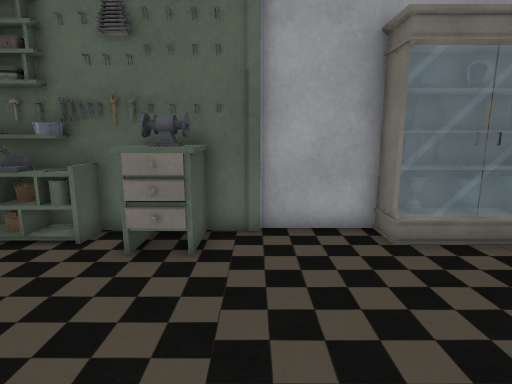
[1] (above)

19 first-person views from a walk through a Unity game level. The camera is 1.2 m above the floor, tilts 10° down and sees 80° across. The floor is counted in squares, 0.5 m on a side. Each view is taken from the middle of a square. On the plan, view 1 faces up. The plan holds only what a view shows up to about 19 squares ahead; the rest is blank. The place goes on beyond the plan. Some surface patterns are stand-ins.

[2]
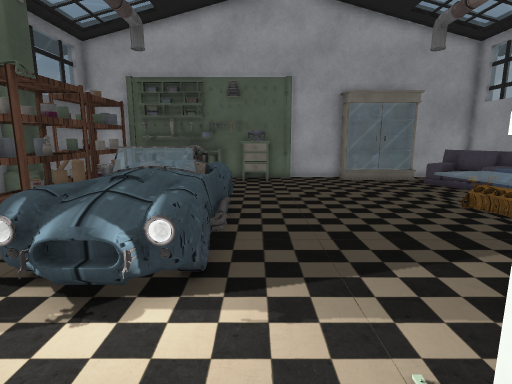

[3]
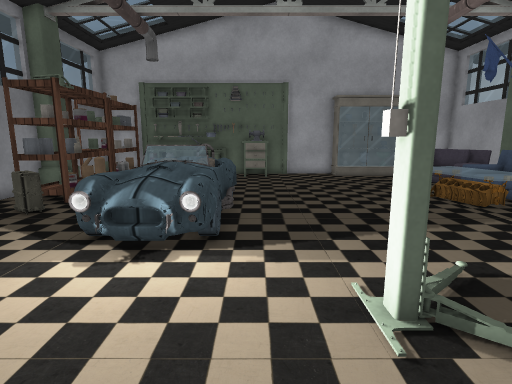

[4]
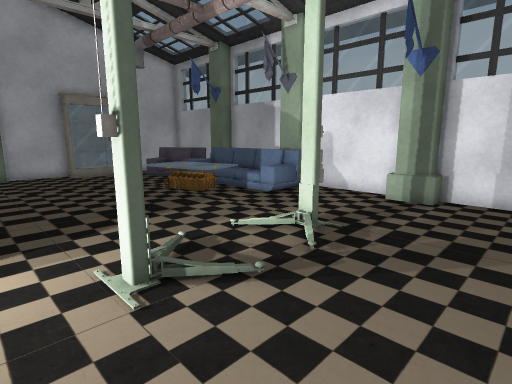

[5]
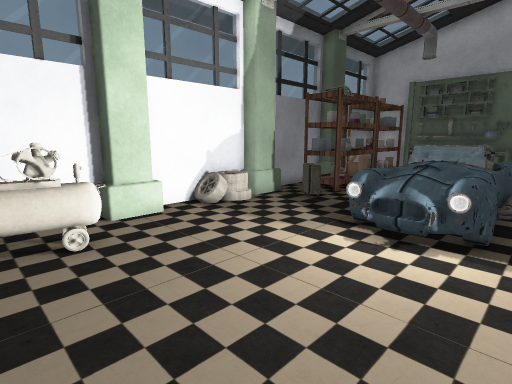

[6]
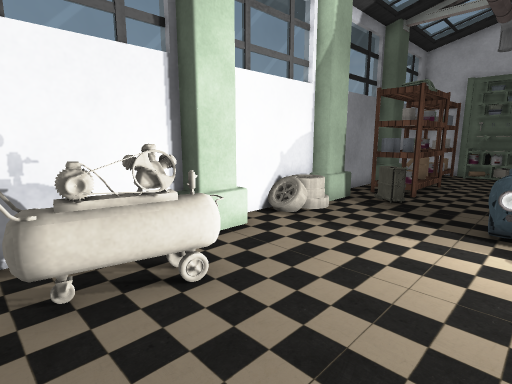

[7]
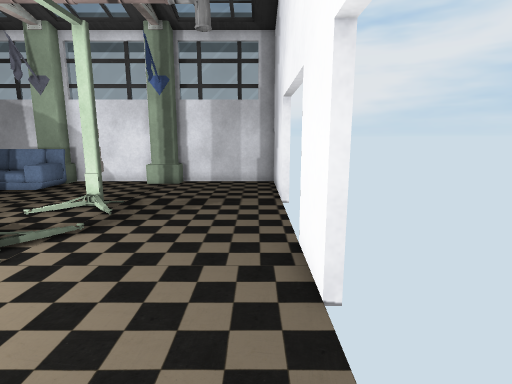

[8]
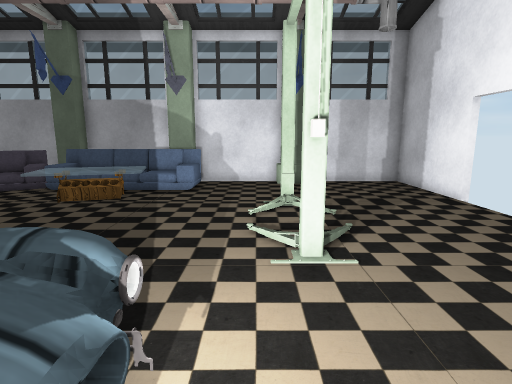

[9]
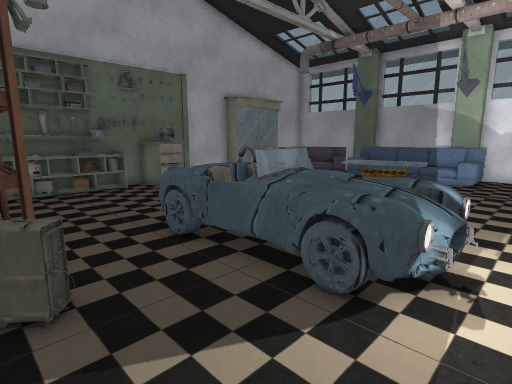

[10]
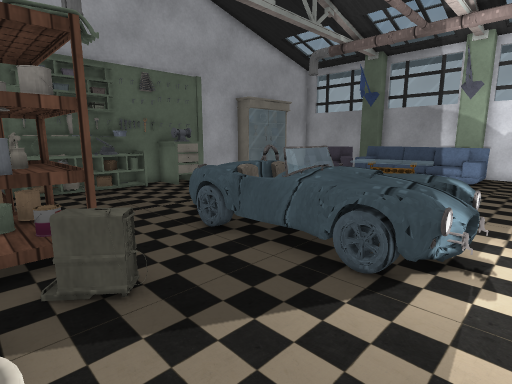

[11]
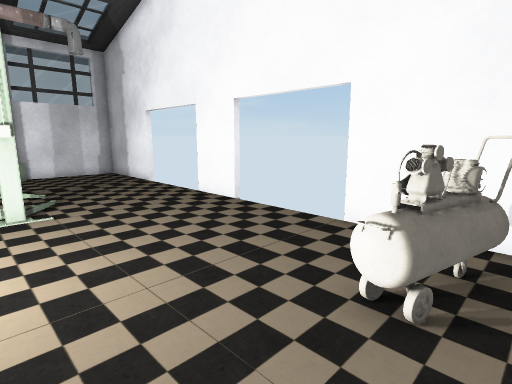

[12]
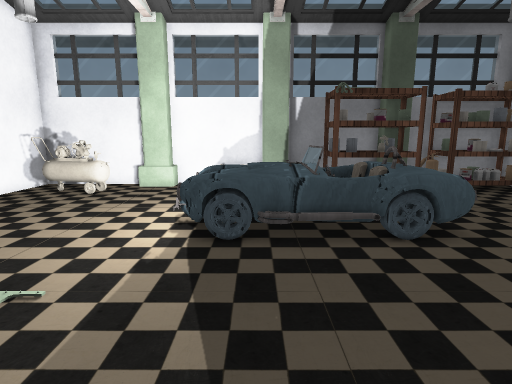

[13]
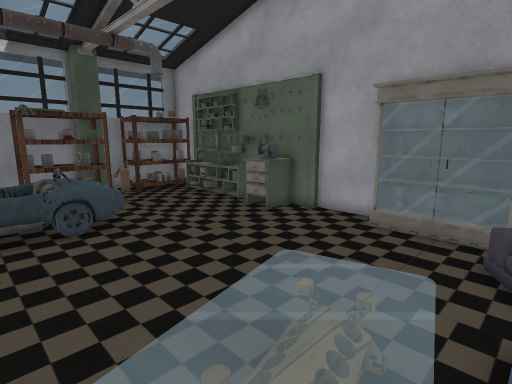

[14]
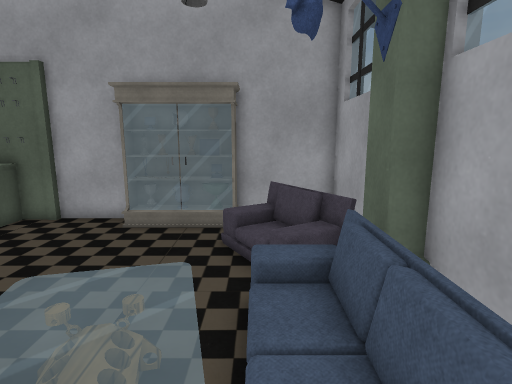

[15]
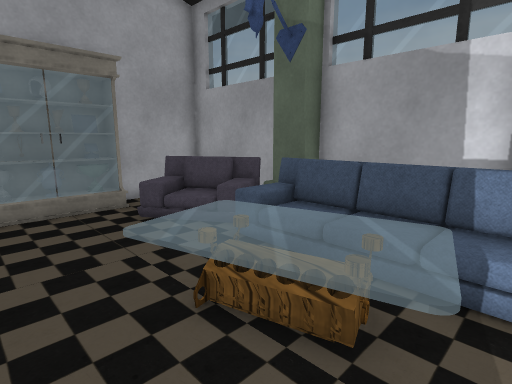

[16]
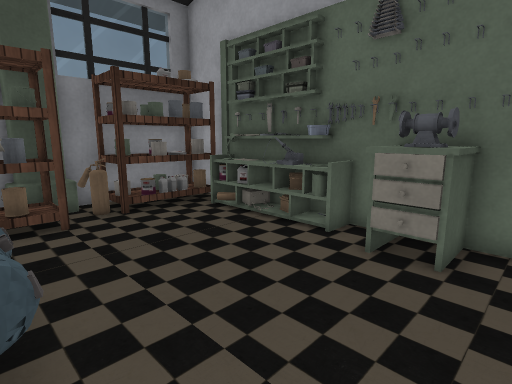

[17]
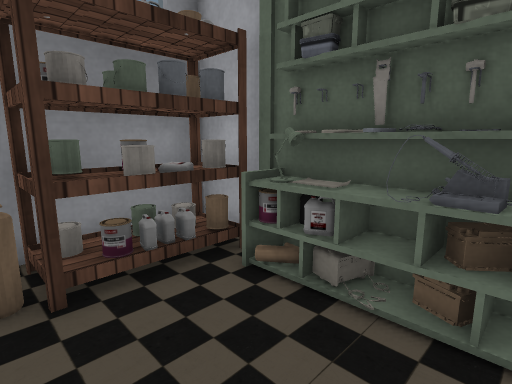

[18]
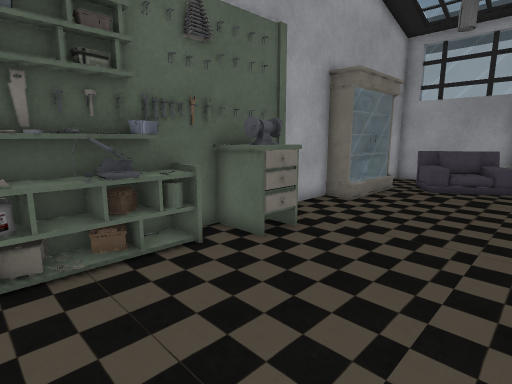

[19]
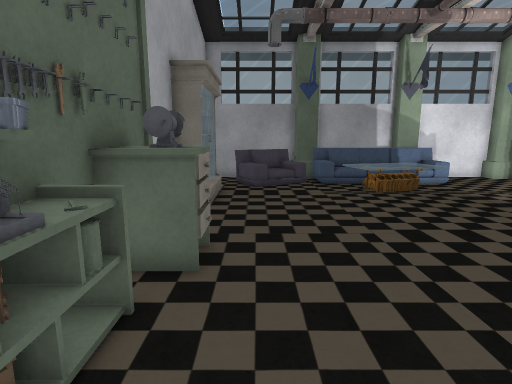

### Floor plan
Key: @ floor where view 1 was taken; # wall or solid block; x gap in a wall; . main floor; : floor 0.25 m higher than the main floor; + floor 0.5 m higher than the main floor; / step, stairs or slope; ^ raised ledge; v drop or lower ground; H hammer; B battery; S shelf; L lamp; F sofa; E fire extinguisher; T table; C car; M machine; O other object.
Columns run from 12 left of view 1 to 11 right of it. Each row starts with its distance up from view 1.
  8 ####OOHO#OO######O######
  7 #SS#OOBO#^O#...OOOOO...#
  6 #SS.LBB..###.........F #
  5 #SS................:+F #
  4 #SS................./FF#
  3 #EE................./ F
  2 #SSS................FFF
  1 #SSS..............  + F
  0 #SSS..CCCC..@....TTT+  #
 -1 #SSS..CCCC.......TTT   #
 -2  SSS..CCCC....... TT   #
 -3 ##MM..CCCC....... T   v#
 -4 ##....CCCC........ ./ ##
 -5 ##....CCCC........../vF
 -6 #O....CCCC.............#
 -7  O....CCOC.............#
 -8 #......................#
 -9 #...........#....O.....#
-10 ##.....................#
-11 ##.....................#
-12 #.OO...................#
-13 #.OO...................#
-14 #.OO...................#
-15 #.O....................#
-16 #####x     #      x#####

Where each view was taken, in squares from view 1:
view 1: 0 up, 0 right, facing up
view 2: 11 down, 2 left, facing up
view 3: 13 down, 2 left, facing up
view 4: 14 down, 2 left, facing up-right
view 5: 14 down, 2 left, facing up-left
view 6: 15 down, 5 left, facing up-left
view 7: 15 down, 6 left, facing right
view 8: 8 down, 6 left, facing right
view 9: 8 down, 10 left, facing up-right
view 10: 8 down, 11 left, facing up-right
view 11: 8 down, 11 left, facing down-right
view 12: 5 down, 4 right, facing left
view 13: 4 down, 8 right, facing up-left
view 14: 4 down, 8 right, facing up
view 15: 4 down, 3 right, facing up-right
view 16: 0 up, 0 right, facing up-left
view 17: 3 up, 5 left, facing up-left
view 18: 1 up, 8 left, facing up-right
view 19: 5 up, 8 left, facing right
